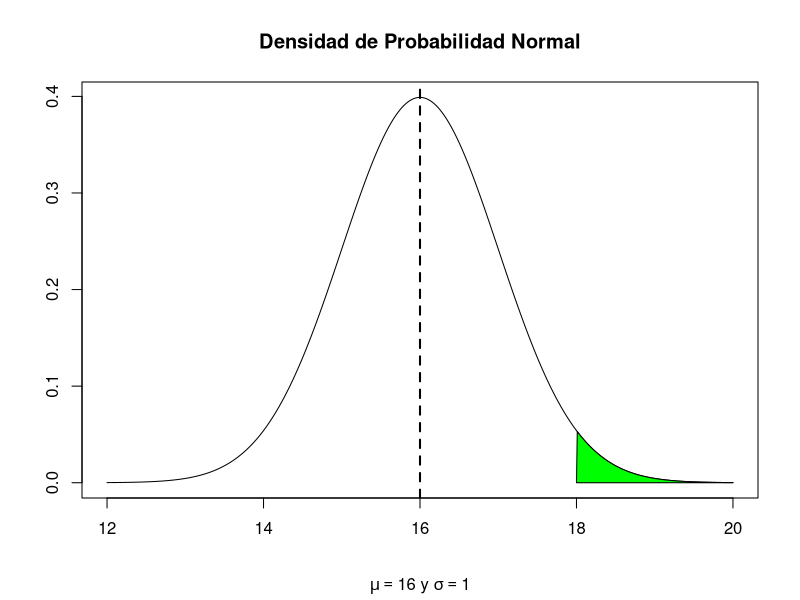

The R source for this figure:
"Una compañía que manufactura y embotella jugo de manzana usa una máquina que automáticamente llena botellas de 16 onzas.
Sin embargo, existe variación en las cantidades de líquido que se ponen en las botellas que se llenan. 
Se ha observado que la cantidad de líquido está normalmente distribuida en forma aproximada con media de 16 onzas 
y desviación estándar de 1 onza. Determine la proporción de botellas que tendrán más de 18 onzas."

# Consideremos una variable aleatoria (v.a.) X que se distribuye como normal
# con media 16 y desviación estándar 1 (parámetros mu = 16 y sigma = 1)

#### Función de densidad
x <- seq(-4, 4, 0.01)*1 + 16 # Algunos posibles valores que puede tomar la v.a. X (mínimo: mu-4sigma, máximo: mu+4sigma)
y <- dnorm(x, mean = 16, sd = 1) # Valores correspondientes de la función de densidad de probabilidad

plot(x, y, type = "l", xlab = "", ylab = "")
title(main = "Densidad de Probabilidad Normal", sub = expression(paste(mu == 16, " y ", sigma == 1)))
abline(v = 16, lwd = 2, lty = 2) 

#### Función de distribución
# Para obtener P(X >= 18), es decir, la probabilidad de que X tome un valor maor a 18
pnorm(q = 18, mean = 16, sd = 1, lower.tail = FALSE)

# Observemos la región que corresponde a esta probabilidad en la siguiente gráfica en color verde
polygon(c(18, x[x>18], max(x)), c(0, y[x>18], 0), col="green")
